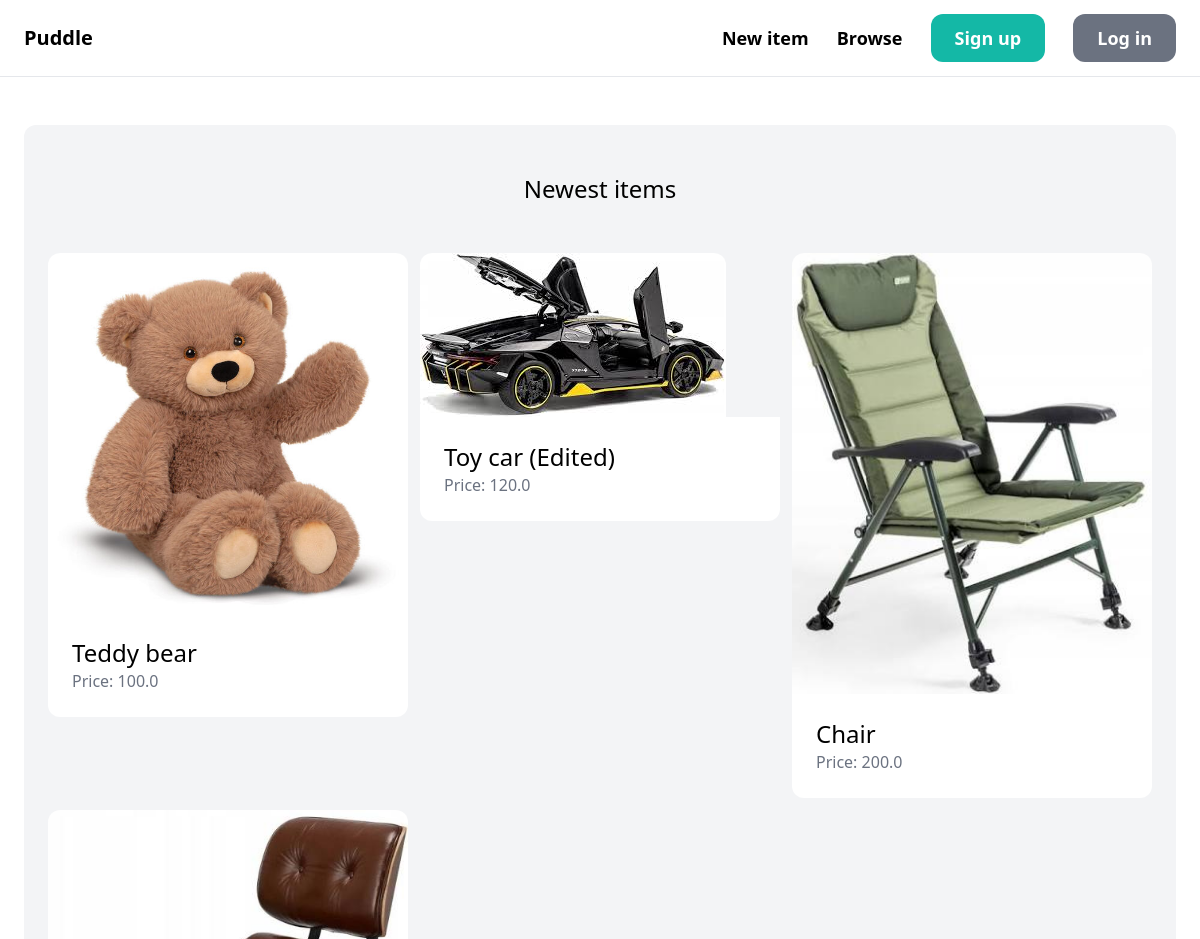
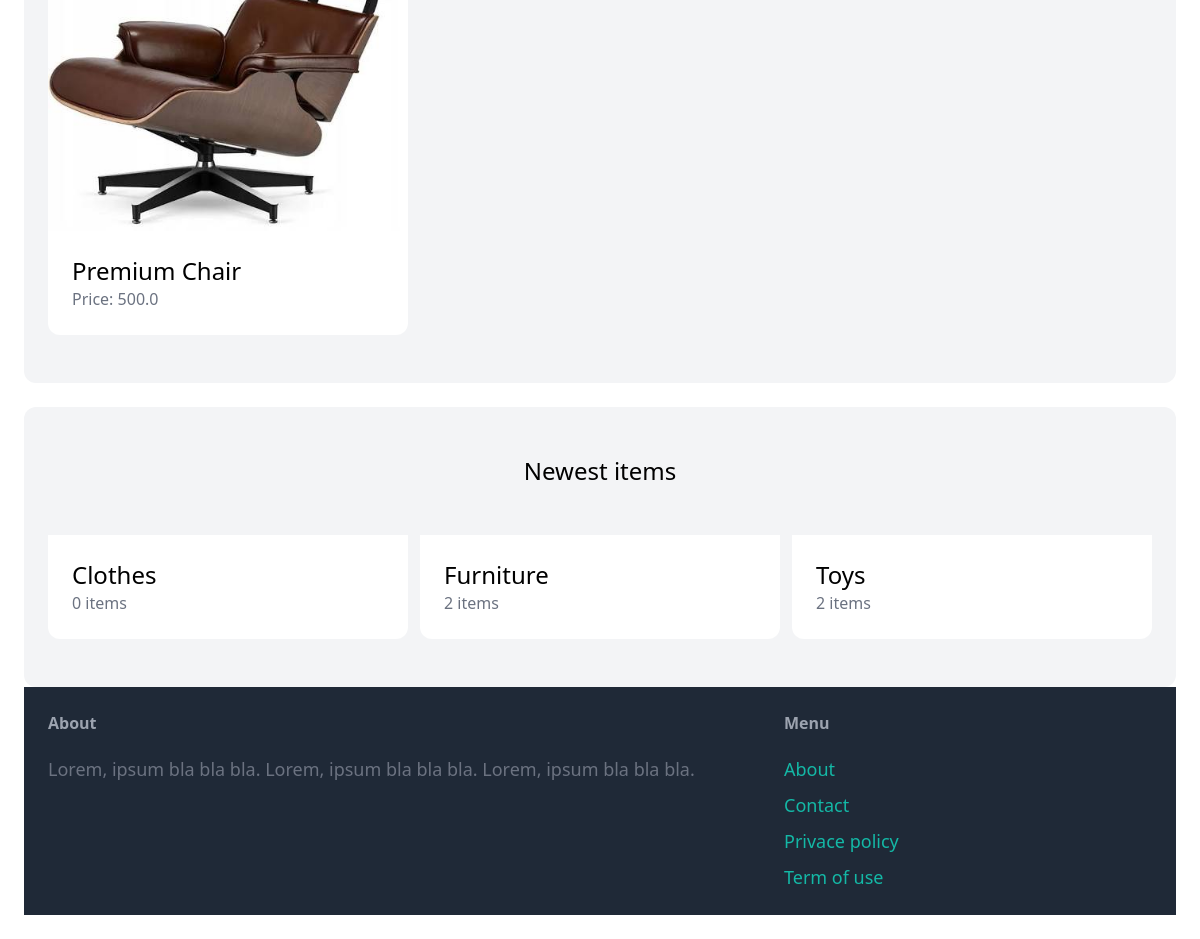
The page / on the database its author committed (2 pictures, top to bottom).
### item/models.py (models this page shows, shortened)
class Item(models.Model):
    category = models.ForeignKey(Category, related_name='items', on_delete=models.CASCADE)
    name = models.CharField(max_length=255)
    description = models.TextField(blank=True, null=True)
    price = models.FloatField()
    image = models.ImageField(upload_to='item_images', blank=True, null=True)
    is_sold = models.BooleanField(default=False)
    created_at = models.DateTimeField(auto_now_add=True)
    created_by =  models.ForeignKey(User, related_name='items', on_delete=models.CASCADE)

class Category(models.Model):
    name = models.CharField(max_length=255)
    class Meta:
        ordering = ('name',)
        verbose_name_plural = 'Categories'

### core/views.py (the view)
# urls.py: path('', views.index, name='index'),
def index(request):
    items = Item.objects.filter(is_sold=False)[0:6]
    categories = Category.objects.all()
    return render(request, 'core/index.html', {
        'categories': categories,
        'items': items,
    })

### core/templates/core/index.html (shortened to what this page needs)
{% extends 'core/base.html' %}
{% block content %}
    <div class="mt-6 px-6 py-12 bg-gray-100 rounded-xl">
        <h2 class="mb-12 text-2xl text-center">Newest items</h2>
        <div class="grid grid-cols-3 gap-3">
            {% for item in items %}
                <div>
                    <a href="{% url 'item:detail' item.id %}">
                        <div>
                            <img src="{{ item.image.url }}" class="rounded-t-xl">
                        </div>
                        <div class="p-6 bg-white rounded-b-xl">
                            <h2 class="text-2xl">{{ item.name }}</h2>
                            <p class="text-gray-500">Price: {{ item.price }}</p>
                        </div>
                    </a>
                </div>
            {% endfor %}
        </div>
    </div>
    <div class="mt-6 px-6 py-12 bg-gray-100 rounded-xl">
        <h2 class="mb-12 text-2xl text-center">Newest items</h2>
        <div class="grid grid-cols-3 gap-3">
            {% for category in categories%}
                <div>
                    <a href="#">
                        <div class="p-6 bg-white rounded-b-xl">
                            <h2 class="text-2xl">{{ category.name }}</h2>
                            <p class="text-gray-500">{{ category.items.count }} items</p>
                        </div>
                    </a>
                </div>
            {% endfor %}
        </div>
{% endblock %}

### core/templates/core/base.html (shortened to what this page needs)
<!DOCTYPE html>
<html>
    <head>
        <script src="https://cdn.tailwindcss.com"></script>
    </head>
    <body>
        <nav class="py-6 px-6 flex justify-between items-center border-b border-gray-200">
            <a href="/" class="text-xl font-semibold">Puddle</a>
            <div class="space-x-6">
                <a href="{% url 'item:new' %}" class="text-lg font-semibold hover:text-gray-500">New item</a>
                <a href="{% url 'item:items' %}" class="text-lg font-semibold hover:text-gray-500">Browse</a>
                {% if request.user.is_authenticated %}
                    <a href="{% url 'conversation:inbox' %}" class="px-6 py-3 text-lg font-semibold bg-teal-500 text-white rounded-xl hover:bg-teal-700">Inbox</a>
                    <a href="{% url 'dashboard:index' %}" class="px-6 py-3 text-lg font-semibold bg-gray-500 text-white rounded-xl hover:bg-gray-700">Dashboard</a>
                {% else %}
                    <a href="{% url 'core:signup' %}" class="px-6 py-3 text-lg font-semibold bg-teal-500 text-white rounded-xl hover:bg-teal-700">Sign up</a>
                    <a href="{% url 'core:login' %}" class="px-6 py-3 text-lg font-semibold bg-gray-500 text-white rounded-xl hover:bg-gray-700">Log in</a>
                {% endif %}
            </div>
        </nav>
        <div class="px-6 py-6">
            {% block content %}
            {% endblock %}
        </div>
        <footer class="py-6 px-6 flex justify-between bg-gray-800">
            <div class="w-2/3 pr-10">
                <h3 class="mb-5 font-semibold text-gray-400">About</h3>
                <p class="text-lg text-gray-500">Lorem, ipsum bla bla bla. Lorem, ipsum bla bla bla. Lorem, ipsum bla bla bla.</p>
            </div>
            <div class="w-1/3">
                <h3 class="mb-5 font-semibold text-gray-400">Menu</h3>
                <ul class="space-y-2">
                    <li><a href="#" class="text-lg text-teal-500 hover:text-teal-700">About</a></li>
                    <li><a href="{% url 'core:contact'%}" class="text-lg text-teal-500 hover:text-teal-700">Contact</a></li>
                    <li><a href="#" class="text-lg text-teal-500 hover:text-teal-700">Privace policy</a></li>
                    <li><a href="#" class="text-lg text-teal-500 hover:text-teal-700">Term of use</a></li>
                </ul>
            </div>
        </footer>
    </body>
</html>

### rows shown on the page
Item: image (picture), name "Teddy bear", price "100.0"
Item: image (picture), name "Toy car (Edited)", price "120.0"
Item: image (picture), name "Chair", price "200.0"
Item: image (picture), name "Premium Chair", price "500.0"
Category: name "Clothes", items.count "0"
Category: name "Furniture", items.count "2"
Category: name "Toys", items.count "2"
